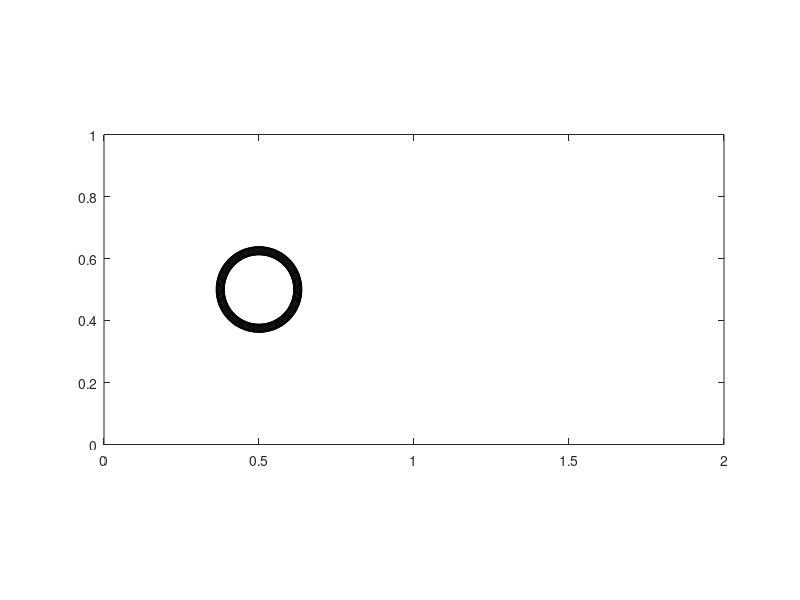

Reproduce this figure in MATLAB. (Note: this script raises an error after producing the figure.)
%% Immersed Boundary Method, 2D
% Flexible circular ribbon;

%% Initialize Parameter
clear
global Lx Ly Nx Ny K Kt rho mu tmax dt;
global h ipx ipy imx imy Nb dtheta kp km;
global a;
movie_or_not = 0; % whether export movie; 1->yes; 0->no.

% Global parameters
Lx = 2.0; % x size
Ly = 1.0; % y size
Nx = 256; % x mesh size
Ny = Nx/Lx*Ly; % y mesh size
K = 1.0; % force constant of the ribbon
Kt = 500000; % target point pull back force constant
rho = 1.0; % fluid density
mu = 0.01; % fluid viscosity
tmax = 5; % time range
dt = 0.00001; % discretize time

h = Lx/Nx; % grid size
ipx = [(2:Nx),1];
ipy = [(2:Ny),1];
imx = [Nx,(1:(Nx-1))];
imy = [Ny,(1:(Ny-1))];
RC = Ly/8; % radius of the cylinder;
Nb = ceil(2*pi*RC/(h/2)); %!!!!!!!!!!
dtheta = 2*pi/Nb; 
kp = [(2:Nb),1];
km = [Nb,(1:(Nb-1))];
clockmax = ceil(tmax/dt);

% parameters specific for this code: cylinder.
CX = Lx/4;
CY = Ly/2;
u0 = 1.0; % prescribed inlet velocity;

if movie_or_not == 1
    video = VideoWriter('targeted_circle.avi');
    video.FrameRate = 25;
    open(video);
end

%% Initialize Boundary and Flow Field
% generate a circle of ribbon
X = zeros(Nb,2); % Boundary points
X(:,1) = CX + RC*cos((1:Nb)*dtheta + pi);
X(:,2) = CY + RC*sin((1:Nb)*dtheta);
Z = X(1,:); % Fix the first point;
% Coordinates, [0 h 2h ... L-h]
% Matrix index, (1 2 ... N)

% velocity of fluid flow
u=zeros(Nx,Ny,2);
[y,x] = meshgrid(0:h:Ly-h,0:h:Lx-h);
% u(:,:,2) = sin(2*pi*x/(Ly));
u(:,:,1) = u0;

% vorticity: v_x - u_y; contour plot vorticity.
vorticity=(u(ipx,:,2)-u(imx,:,2)-u(:,ipy,1)+u(:,imy,1))/(2*h);
% dvorticity=(max(max(vorticity))-min(min(vorticity)))/5;
% values= (-10*dvorticity):dvorticity:(10*dvorticity);
% valminmax=[min(values),max(values)];

figure('Position', [1 1 round(1000*Lx) round(1000*Ly)])
% set(gcf,'double','on');
% contour(x,y,vorticity,values);
contour(x,y,vorticity)
hold on
plot(X(:,1),X(:,2),'ko');
axis([0,Lx,0,Ly]);
% caxis(valminmax);
axis equal
axis manual
drawnow;
if movie_or_not == 1
    writeVideo(video,getframe(gcf));
end
hold off

%% 4D matrix, fluid solver
a = zeros(Nx,Ny,2,2); % fluid solver
a(:,:,1,1) = ones(Nx,Ny);
a(:,:,2,2) = ones(Nx,Ny);

for m1=0:(Nx-1)
  for m2=0:(Ny-1)
    if~(((m1==0)||(m1==Nx/2))&&((m2==0)||(m2==Ny/2)))
      t=[2*pi/Nx;2*pi/Ny].*[m1;m2];
      s=sin(t);
      ss=(s*s')/(s'*s);
%     a(m1+1,m2+1,:,:)=a(m1+1,m2+1,:,:)-(s*s')/(s'*s);
      a(m1+1,m2+1,1,1)=a(m1+1,m2+1,1,1)-ss(1,1);
      a(m1+1,m2+1,1,2)=a(m1+1,m2+1,1,2)-ss(1,2);
      a(m1+1,m2+1,2,1)=a(m1+1,m2+1,2,1)-ss(2,1);
      a(m1+1,m2+1,2,2)=a(m1+1,m2+1,2,2)-ss(2,2);
    end
  end
end

for m1=0:(Nx-1)
  for m2=0:(Ny-1)
    t=[pi/Nx;pi/Ny].*[m1;m2];
    s=sin(t);
    a(m1+1,m2+1,:,:)=a(m1+1,m2+1,:,:)...
                    /(1+(dt/2)*(mu/rho)*(4/(h*h))*(s'*s));
  end
end


%% Calculation
for clock=1:clockmax
  u(1:2,:,1) = u0;
  u(1:2,:,2) = 0;
  XX=X+(dt/2)*interp(u,X);
  ff=spread(ForceWithTarget(XX,Z),XX);
  [u,uu]=fluid(u,ff);
  X=X+dt*interp(uu,XX);
  
  % Animation
  if mod(clock,1000)==1
      vorticity=(u(ipx,:,2)-u(imx,:,2)-u(:,ipy,1)+u(:,imy,1))/(2*h);
%       disp(max(max(vorticity))-min(min(vorticity)));
      if clock == 1
          dvorticity=(max(max(vorticity))-min(min(vorticity)));
          values= (-500*dvorticity):10*dvorticity:(500*dvorticity);
    %       valminmax=[min(values),max(values)];
      end
      contour(x,y,vorticity,values)
      colormap cool
      hold on
      plot(mod(X(:,1),Lx),mod(X(:,2),Ly),'ko')
      axis([0,Lx,0,Ly])
%       caxis(valminmax)
      axis equal
%       axis manual
      title(['time = ',num2str(clock*dt)])
      drawnow
      hold off
      if movie_or_not == 1
        writeVideo(video,getframe(gcf));
      end
      disp(clock*dt);
  end
end
%%
if movie_or_not == 1
    close(video);
end
